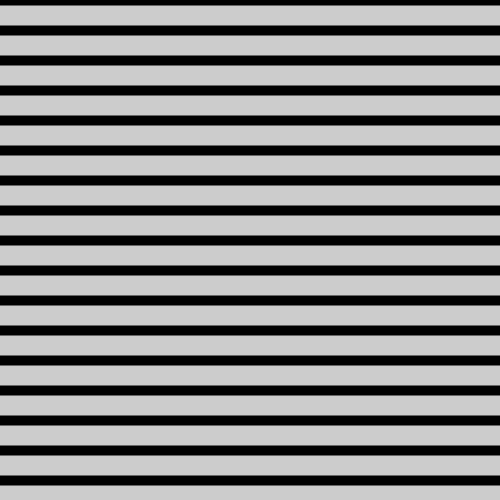
Frame 1 (no input)
Frame 60 (the mouse pressed at the canvas centre just before this capture): identical to frame 1, image omitted
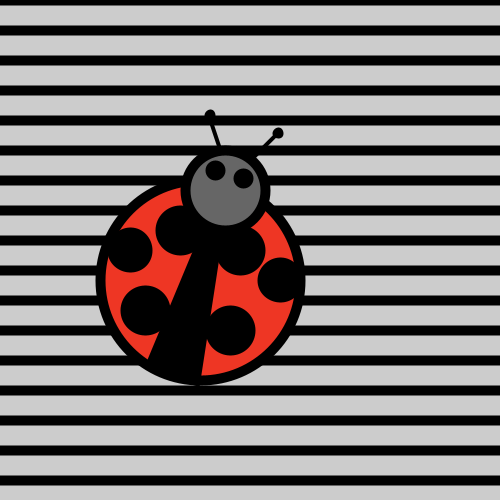
Frame 120 (the mouse held since frame 60 and released just before this capture)

The Processing sketch that drew these frames (run headless with seeded random() and noise(); from frame 60 on, the mouse is pressed at the canvas centre):

// Processing sketch: processing_24269
// ── processing_24269.pde

void setup() {
size(500,500);
rectMode(CENTER);
for (int i = 0; i < 500; i = i+30) {  
  strokeWeight(10);  
  line(0, i, 500, i);  
}
}

void draw() {
background(204);
for (int i = 0; i < 500; i = i+30) {  
  strokeWeight(10);  
  line(0, i, 500, i);
}
if (mousePressed == true) {

  fill(238,54,36);  
  ellipse(200,280,200,200);  
  
  fill(0);  
  ellipse(130,250,35,35);  
  
  fill(0);  
  ellipse(230,330,40,40);  
  
  fill(0);  
  ellipse(180,230,40,40);  
  
  fill(0);  
  ellipse(145,310,40,40);  
  
  fill(0);  
  ellipse(240,250,40,40);  
  
  fill(0);  
  ellipse(280,280,35,35);  
  
  fill(0);  
  triangle(225, 185, 150, 365, 195, 380);  
  
  fill(102,102,102);  
  ellipse(225,190,80,80);  
  
  fill(255,255,255);  
  ellipse(215,170,10,10);  
  
  fill(255,255,255);  
  ellipse(243,178,10,10);      
  
  strokeWeight(4);  
  line(210,120,220,150);  
  
  strokeWeight(4);  
  line(275,135,250,160);
  
  fill(0);  
  ellipse(210,115,7,7);  
  
  fill(0); 
  ellipse(278,133,7,7); 
}
}
